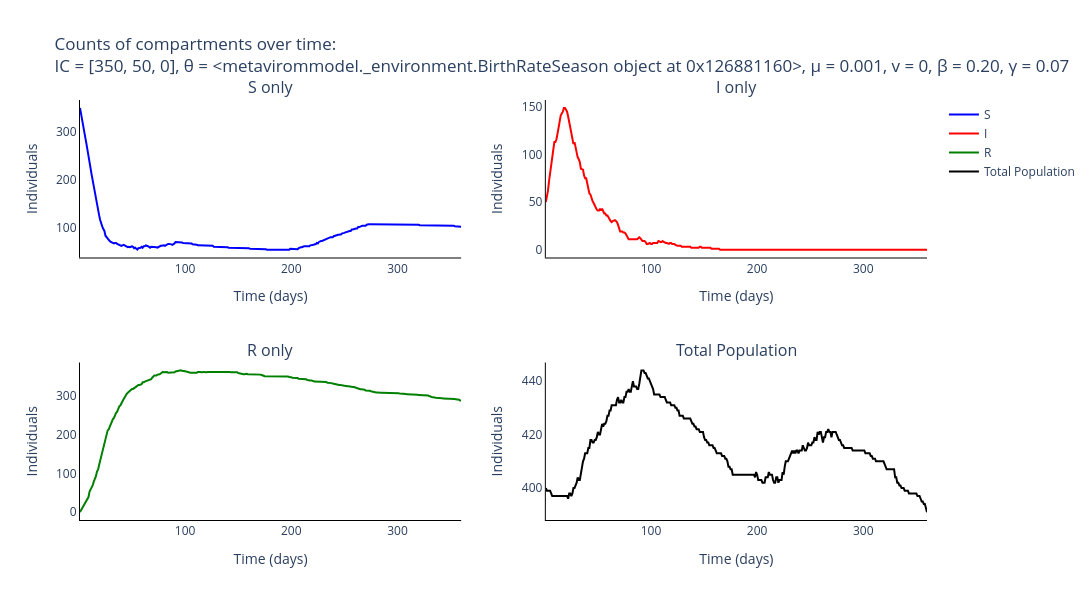

Notebook code for this chart:
### Markdown cell above
### Plot output of Gillespie for the different compartments

### Code cell
# Trace names - represent the type of individuals for the simulation
trace_name = ['{}'.format(s) for s in compartments]

# Names of panels
panels = ['{} only'.format(s) for s in compartments] + ['Total Population']

fig = go.Figure()
fig = make_subplots(rows=int(np.ceil(len(panels)/2)), cols=2, subplot_titles=tuple('{}'.format(p) for p in panels))

# Add traces to the separate counts panels
for s, spec in enumerate(compartments):
    fig.add_trace(
        go.Scatter(
            y=np.mean(output_algorithm[:, :, s], axis=0).tolist(),
            x=times,
            mode='lines',
            name=trace_name[s],
            line_color=colours[s]
        ),
        row= int(np.floor(s / 2)) + 1,
        col= s % 2 + 1
    )

fig.add_trace(
    go.Scatter(
        y=np.mean(np.sum(output_algorithm, axis=2), axis=0).tolist(),
        x=times,
        mode='lines',
        name='Total Population',
        line_color='black'
    ),
    row= 2,
    col= 2
)

# Add axis labels
fig.update_layout(
    title='Counts of compartments over time:<br>IC = {}, θ = {}, μ = {}, v = {}, β = {:.2f}, γ = {:.2f}'.format(parameters[0:3], parameters[3], parameters[4], parameters[5], parameters[6], parameters[7]),
    width=1100, 
    height=600,
    plot_bgcolor='white',
    xaxis=dict(
        linecolor='black',
        title = 'Time (days)'
        ),
    yaxis=dict(
        linecolor='black',
        title = 'Individuals'),
    xaxis2=dict(
        linecolor='black',
        title = 'Time (days)'
        ),
    yaxis2=dict(
        linecolor='black',
        title = 'Individuals'),
    xaxis3=dict(
        linecolor='black',
        title = 'Time (days)'
        ),
    yaxis3=dict(
        linecolor='black',
        title = 'Individuals'),
    xaxis4=dict(
        linecolor='black',
        title = 'Time (days)'
        ),
    yaxis4=dict(
        linecolor='black',
        title = 'Individuals')
    #legend=dict(
    #    orientation="h",
    #    yanchor="bottom",
    #    y=1.02,
    #    xanchor="right",
    #    x=1
    #)
    )

fig.write_image('images/Multiple-pulses-Optimal-sampling-gillespie.pdf')
fig.show()

### Figure 1 — Plotly figure (JSON) as saved in the notebook; plotly's stock layout.template omitted (floating-point values rounded to 4 significant figures; data arrays with more than 128 entries replaced by an {"elided": "..."} marker saying what was removed)
{"data": [{"line": {"color": "blue"}, "mode": "lines", "name": "S", "type": "scatter", "x": {"elided": "360 int values"}, "xaxis": "x", "y": {"elided": "360 int values"}, "yaxis": "y"}, {"line": {"color": "red"}, "mode": "lines", "name": "I", "type": "scatter", "x": {"elided": "360 int values"}, "xaxis": "x2", "y": {"elided": "360 int values"}, "yaxis": "y2"}, {"line": {"color": "green"}, "mode": "lines", "name": "R", "type": "scatter", "x": {"elided": "360 int values"}, "xaxis": "x3", "y": {"elided": "360 int values"}, "yaxis": "y3"}, {"line": {"color": "black"}, "mode": "lines", "name": "Total Population", "type": "scatter", "x": {"elided": "360 int values"}, "xaxis": "x4", "y": {"elided": "360 int values"}, "yaxis": "y4"}], "layout": {"annotations": [{"font": {"size": 16}, "showarrow": false, "text": "S only", "x": 0.225, "xanchor": "center", "xref": "paper", "y": 1, "yanchor": "bottom", "yref": "paper"}, {"font": {"size": 16}, "showarrow": false, "text": "I only", "x": 0.775, "xanchor": "center", "xref": "paper", "y": 1, "yanchor": "bottom", "yref": "paper"}, {"font": {"size": 16}, "showarrow": false, "text": "R only", "x": 0.225, "xanchor": "center", "xref": "paper", "y": 0.375, "yanchor": "bottom", "yref": "paper"}, {"font": {"size": 16}, "showarrow": false, "text": "Total Population", "x": 0.775, "xanchor": "center", "xref": "paper", "y": 0.375, "yanchor": "bottom", "yref": "paper"}], "height": 600, "plot_bgcolor": "white", "title": {"text": "Counts of compartments over time:<br>IC = [350, 50, 0], θ = <metavirommodel._environment.BirthRateSeason object at 0x126881160>, μ = 0.001, v = 0, β = 0.20, γ = 0.07"}, "width": 1100, "xaxis": {"anchor": "y", "domain": [0, 0.45], "linecolor": "black", "title": {"text": "Time (days)"}}, "xaxis2": {"anchor": "y2", "domain": [0.55, 1], "linecolor": "black", "title": {"text": "Time (days)"}}, "xaxis3": {"anchor": "y3", "domain": [0, 0.45], "linecolor": "black", "title": {"text": "Time (days)"}}, "xaxis4": {"anchor": "y4", "domain": [0.55, 1], "linecolor": "black", "title": {"text": "Time (days)"}}, "yaxis": {"anchor": "x", "domain": [0.625, 1], "linecolor": "black", "title": {"text": "Individuals"}}, "yaxis2": {"anchor": "x2", "domain": [0.625, 1], "linecolor": "black", "title": {"text": "Individuals"}}, "yaxis3": {"anchor": "x3", "domain": [0, 0.375], "linecolor": "black", "title": {"text": "Individuals"}}, "yaxis4": {"anchor": "x4", "domain": [0, 0.375], "linecolor": "black", "title": {"text": "Individuals"}}}}
